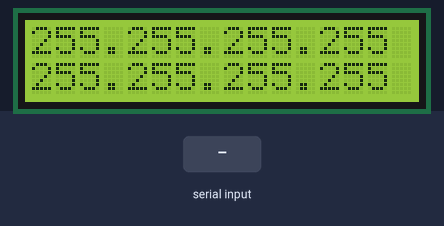
A sketch run on a simulated Arduino Uno, built with avr-gcc and run on an emulated ATmega328P. Parts: 16×2 character LCD. The test bench sets the inputs (shaded band). EEPROM starts erased; what the sketch prints to the serial monitor is not drawn.

Above: at 1.2 s.
1.3 s: "90,45\n" received over Serial
At 2.7 s:
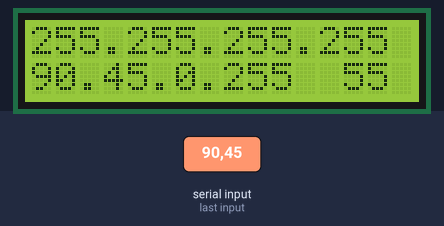
3.8 s: "30,150\n" received over Serial
At 5.9 s:
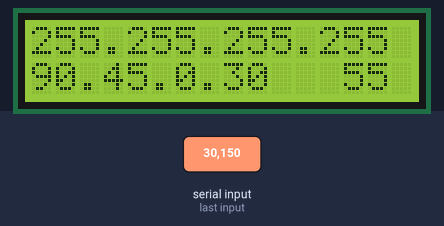
Timing chart, 0 to 7.4 s (numbered marks = the images above; inputs shaded):
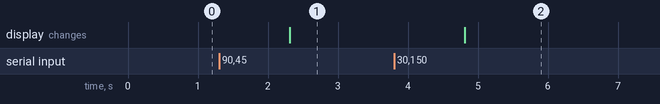

The sketch:

lab7.3_ip.ino
```cpp
#include<LiquidCrystal.h>
#include<EEPROM.h>
LiquidCrystal lcd(12,11,5,4,3,2);
int j=1;
unsigned int i=0;
int countReset=-1;
unsigned int ip;
String input[14];
String inputR;
void setup(){

  lcd.begin(16,2);
  Serial.begin(9600);
  //countReset = EEPROM.read(2);
  Serial.println("-------Set your ip-------");
  //Serial.print("Reset:");
  //Serial.print(countReset);
  //++countReset;
  //Serial.println();
  //EEPROM.write(2,countReset);
  // Serial.println(EEPROM.read(3));
  Serial.print(EEPROM.read(1));
  Serial.print(".");
  Serial.print(EEPROM.read(2));
  Serial.print(".");
  Serial.print(EEPROM.read(3));
  Serial.print(".");
  Serial.print(EEPROM.read(4));
  Serial.println();
  lcdprint();
}
void loop(){
  while(Serial.available()>0){
    ip  = Serial.parseInt();
    EEPROM.write(j,ip);
    //Serial.println(EEPROM.read(j));
    j++;
    //inputR  = (EEPROM.read(3));
    //Serial.println(inputR);
  }
  lcd.setCursor(0,1);
  lcdprint();
}
void lcdprint(){
  lcd.print(EEPROM.read(1));
  lcd.print(".");
  lcd.print(EEPROM.read(2));
  lcd.print(".");
  lcd.print(EEPROM.read(3));
  lcd.print(".");
  lcd.print(EEPROM.read(4));
  lcd.println();
}
```

Measured:
- after the input at 1.3 s, the display: changes after 1.0 s (image 1)
- after the input at 3.8 s, the display: changes after 1.0 s (image 2)
